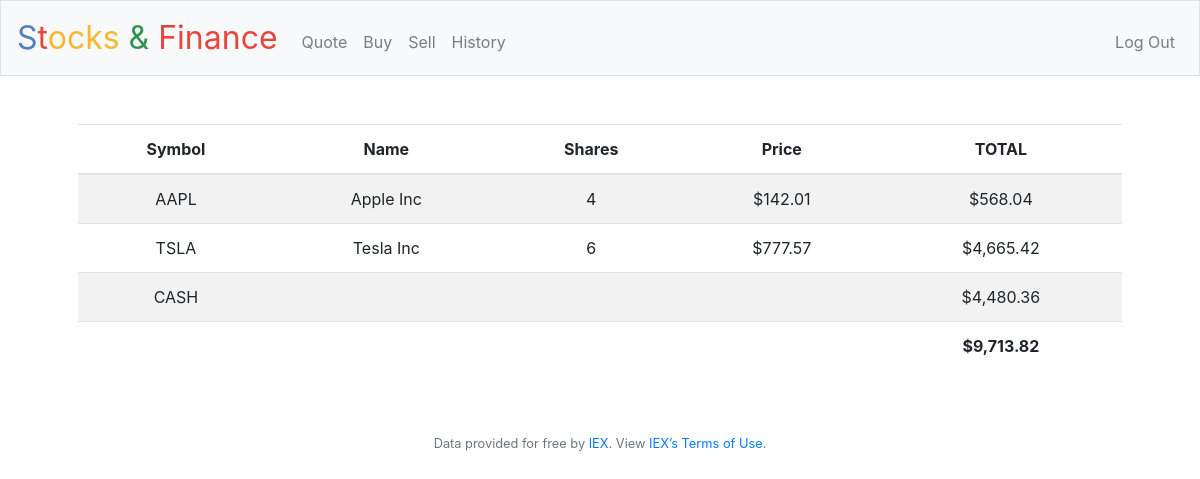
The page / (signed in) on the database its author committed.
### tables this page shows
CREATE TABLE transactions (
id INTEGER,
user_id INTEGER NOT NULL,
name TEXT NOT NULL,
shares INTEGER NOT NULL,
price INTEGER NOT NULL,
type TEXT NOT NULL,
symbol TEXT NOT NULL,
time TIMESTAMP DEFAULT CURRENT_TIMESTAMP,
FOREIGN KEY(user_id) REFERENCES users(id),
PRIMARY KEY(id AUTOINCREMENT)
);

CREATE TABLE users (id INTEGER, username TEXT NOT NULL, hash TEXT NOT NULL, cash NUMERIC NOT NULL DEFAULT 10000.00, PRIMARY KEY(id));

### application.py (the view)
@app.route("/")
@login_required
def index():
    user_id = session["user_id"]
    stocks = db.execute("SELECT symbol, name, price, SUM(shares) as totalShares FROM transactions WHERE user_id = ? GROUP BY symbol", user_id)
    cash = db.execute("SELECT cash FROM users WHERE id = ?", user_id)[0]["cash"]
    total = cash
    for stock in stocks:
        total += stock["price"] * stock["totalShares"]
    return render_template("index.html", stocks=stocks, cash=cash, usd=usd, total=total)

### application.py (called while the page is built)
def usd(value):
    return f"${value:,.2f}"

@app.after_request
def after_request(response):
    response.headers["Cache-Control"] = "no-cache, no-store, must-revalidate"
    response.headers["Expires"] = 0
    response.headers["Pragma"] = "no-cache"
    return response

### helpers.py (called while the page is built)
def login_required(f):
    @wraps(f)
    def decorated_function(*args, **kwargs):
        if session.get("user_id") is None:
            return redirect("/login")
        return f(*args, **kwargs)
    return decorated_function

### templates/index.html (shortened to what this page needs)
{% extends "layout.html" %}
{% block main %}
<table class="table table-striped">
  <thead>
    <tr>
      <th>Symbol</th>
      <th>Name</th>
      <th>Shares</th>
      <th>Price</th>
      <th>TOTAL</th>
    </tr>
  </thead>
  <tbody>
    {% for stock in stocks %}
    <tr>
      <td> {{ stock["symbol"] }} </td>
      <td> {{ stock["name"] }} </td>
      <td> {{ stock["totalShares"] }} </td>
      <td> {{ usd(stock["price"]) }} </td>
      <td> {{ usd(stock["totalShares"] * stock["price"]) }} </td>
    </tr>
    {% endfor %}
    <tr>
      <td>CASH</td>
      <td colspan="3"></td>
      <td>{{ usd(cash) }}</td>
    </tr>
  </tbody>
  <tfoot>
    <td colspan="4"></td>
    <td><strong>{{ usd(total) }}</strong></td>
  </tfoot>
</table>
{% endblock %}

### templates/layout.html (shortened to what this page needs)
<!DOCTYPE html>
<html lang="en">
    <head>
        <link rel="stylesheet" href="https://cdn.jsdelivr.net/npm/bootstrap@4.5.3/dist/css/bootstrap.min.css">
        <link href="/static/styles.css" rel="stylesheet">
    </head>
    <body>
        <nav class="navbar navbar-expand-md navbar-light bg-light border">
            <a class="navbar-brand" href="/"><span class="blue">S</span><span class="red">t</span><span class="yellow">ocks</span><span class="green"> &</span> <span class="red">Finance</span></a>
            <div class="collapse navbar-collapse" id="navbar">
                {% if session.user_id %}
                    <ul class="navbar-nav mr-auto mt-2">
                        <li class="nav-item"><a class="nav-link" href="/quote">Quote</a></li>
                        <li class="nav-item"><a class="nav-link" href="/buy">Buy</a></li>
                        <li class="nav-item"><a class="nav-link" href="/sell">Sell</a></li>
                        <li class="nav-item"><a class="nav-link" href="/history">History</a></li>
                    </ul>
                    <ul class="navbar-nav ml-auto mt-2">
                        <li class="nav-item"><a class="nav-link" href="/logout">Log Out</a></li>
                    </ul>
                {% else %}
                    <ul class="navbar-nav ml-auto mt-2">
                        <li class="nav-item"><a class="nav-link" href="/register">Register</a></li>
                        <li class="nav-item"><a class="nav-link" href="/login">Log In</a></li>
                    </ul>
                {% endif %}
            </div>
        </nav>
        <main class="container p-5">
            {% block main %}{% endblock %}
        </main>
        <footer class="small text-center text-muted">
            Data provided for free by <a href="https://iextrading.com/developer">IEX</a>. View <a href="https://iextrading.com/api-exhibit-a/">IEX’s Terms of Use</a>.
        </footer>
    </body>
</html>

### static/styles.css (style rules this page uses)
nav .navbar-brand { font-size: xx-large; }
nav .navbar-brand .blue { color: #537fbe; }
nav .navbar-brand .red { color: #ea433b; }
nav .navbar-brand .yellow { color: #f5b82e; }
nav .navbar-brand .green { color: #2e944b; }
main { overflow-x: auto; text-align: center; }
body { background-color: #fff; }

### rows shown on the page
transactions: symbol "AAPL", name "Apple Inc", totalShares "4", price "$142.01", totalShares "$568.04"
transactions: symbol "TSLA", name "Tesla Inc", totalShares "6", price "$777.57", totalShares "$4,665.42"
users: cash "$4,480.36"

### other values the page prints
{{ usd(total) }} "$9,713.82"
